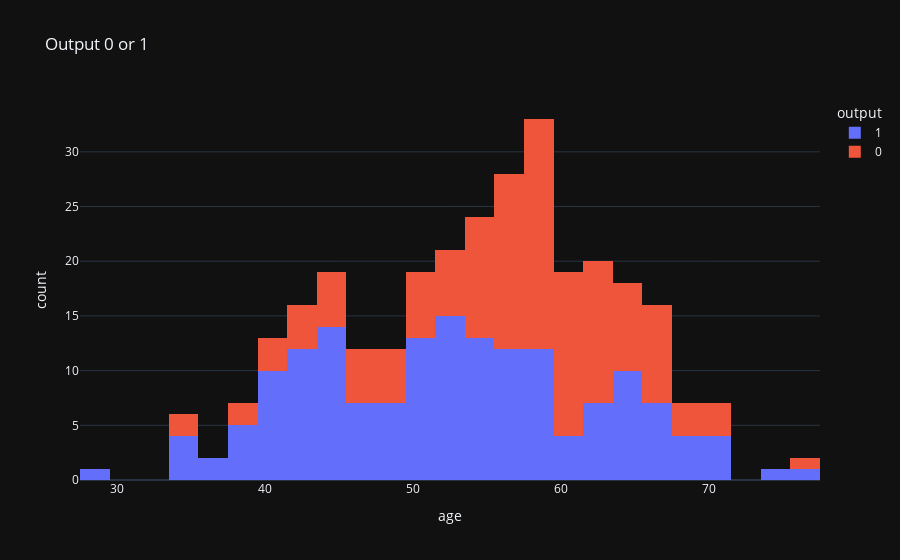
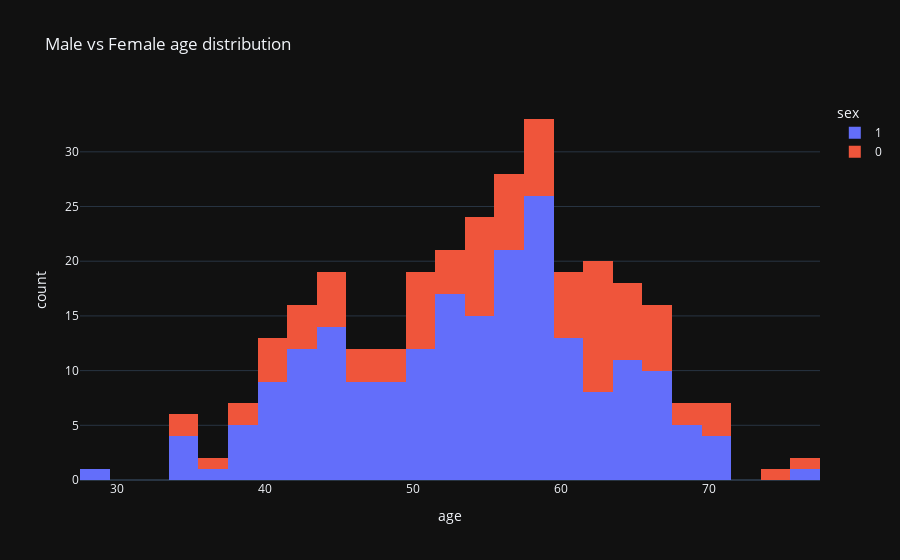

Write notebook code for charts like these, in order.
### Code cell
plt.figure(figsize=(20,6))
sns.distplot(df["age"],color="green",bins="auto")
plt.title("Total age distribution")
plt.show()

ax= px.histogram(df,x= "age", template= "plotly_dark",color= "output",title='Output 0 or 1')
ax.show()

ax= px.histogram(df,x= "age", template= "plotly_dark",color= "sex",title='Male vs Female age distribution')
ax.show()

### Figure 1 — Plotly figure (JSON) as saved in the notebook; plotly's stock layout.template omitted (floating-point values rounded to 4 significant figures; data arrays with more than 128 entries replaced by an {"elided": "..."} marker saying what was removed)
{"data": [{"alignmentgroup": "True", "bingroup": "x", "hovertemplate": "output=1<br>age=%{x}<br>count=%{y}<extra></extra>", "legendgroup": "1", "marker": {"color": "#636efa", "pattern": {"shape": ""}}, "name": "1", "offsetgroup": "1", "orientation": "v", "showlegend": true, "type": "histogram", "x": {"elided": "165 int values"}, "xaxis": "x", "yaxis": "y"}, {"alignmentgroup": "True", "bingroup": "x", "hovertemplate": "output=0<br>age=%{x}<br>count=%{y}<extra></extra>", "legendgroup": "0", "marker": {"color": "#EF553B", "pattern": {"shape": ""}}, "name": "0", "offsetgroup": "0", "orientation": "v", "showlegend": true, "type": "histogram", "x": {"elided": "138 int values"}, "xaxis": "x", "yaxis": "y"}], "layout": {"barmode": "relative", "legend": {"title": {"text": "output"}, "tracegroupgap": 0}, "title": {"text": "Output 0 or 1"}, "xaxis": {"anchor": "y", "domain": [0, 1], "title": {"text": "age"}}, "yaxis": {"anchor": "x", "domain": [0, 1], "title": {"text": "count"}}}}

### Figure 2 — Plotly figure (JSON) as saved in the notebook; plotly's stock layout.template omitted (floating-point values rounded to 4 significant figures; data arrays with more than 128 entries replaced by an {"elided": "..."} marker saying what was removed)
{"data": [{"alignmentgroup": "True", "bingroup": "x", "hovertemplate": "sex=1<br>age=%{x}<br>count=%{y}<extra></extra>", "legendgroup": "1", "marker": {"color": "#636efa", "pattern": {"shape": ""}}, "name": "1", "offsetgroup": "1", "orientation": "v", "showlegend": true, "type": "histogram", "x": {"elided": "207 int values"}, "xaxis": "x", "yaxis": "y"}, {"alignmentgroup": "True", "bingroup": "x", "hovertemplate": "sex=0<br>age=%{x}<br>count=%{y}<extra></extra>", "legendgroup": "0", "marker": {"color": "#EF553B", "pattern": {"shape": ""}}, "name": "0", "offsetgroup": "0", "orientation": "v", "showlegend": true, "type": "histogram", "x": [41, 57, 56, 48, 58, 50, 58, 66, 69, 71, 65, 41, 46, 54, 65, 65, 51, 53, 53, 53, 51, 44, 63, 57, 71, 35, 45, 62, 43, 55, 60, 42, 67, 54, 58, 54, 45, 62, 63, 68, 45, 50, 50, 64, 64, 37, 46, 46, 64, 41, 54, 39, 34, 67, 52, 74, 54, 49, 41, 49, 60, 51, 42, 67, 76, 44, 60, 71, 66, 39, 58, 55, 62, 65, 61, 51, 62, 60, 61, 43, 62, 63, 56, 59, 56, 62, 62, 66, 63, 55, 58, 55, 58, 63, 57, 57], "xaxis": "x", "yaxis": "y"}], "layout": {"barmode": "relative", "legend": {"title": {"text": "sex"}, "tracegroupgap": 0}, "title": {"text": "Male vs Female age distribution"}, "xaxis": {"anchor": "y", "domain": [0, 1], "title": {"text": "age"}}, "yaxis": {"anchor": "x", "domain": [0, 1], "title": {"text": "count"}}}}
